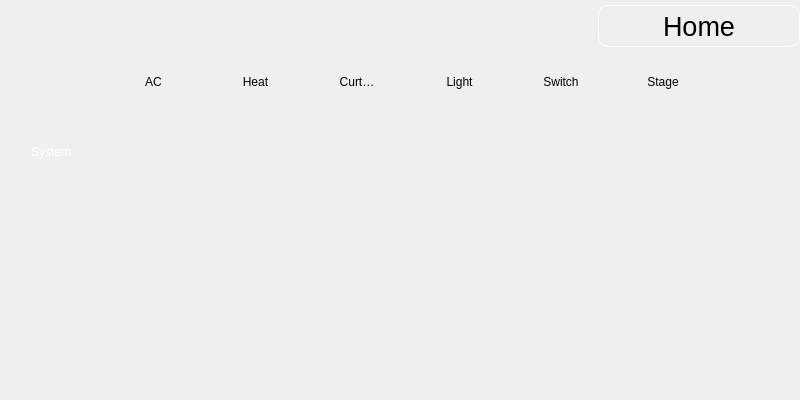
<?xml version="1.0" encoding="UTF-8"?>
<ui version="4.0">
 <class>MainHomePage</class>
 <widget class="QWidget" name="MainHomePage">
  <property name="geometry">
   <rect>
    <x>0</x>
    <y>0</y>
    <width>800</width>
    <height>400</height>
   </rect>
  </property>
  <property name="styleSheet">
   <string notr="true">
QLabel {
	border: 1px solid white;
	border-radius: 10px;
	min-width: 200px;
	min-height: 40px;
}

QListWidget {
	background: transparent;
	icon-size: 100px;
	margin: 0px;
	border-width: 0px;
	padding: 0px;
}

QListWidget QScrollBar {
	max-width: 1px;
	max-height: 1px;
}


QListWidget::item {
	margin: 28px;
	background: transparent;
}

 QListView::item:pressed {
     border: 2px solid red;
 }

 </string>
  </property>
  <layout class="QGridLayout" name="gridLayout">
   <property name="leftMargin">
    <number>0</number>
   </property>
   <property name="topMargin">
    <number>5</number>
   </property>
   <property name="rightMargin">
    <number>0</number>
   </property>
   <property name="bottomMargin">
    <number>0</number>
   </property>
   <property name="spacing">
    <number>0</number>
   </property>
   <item row="0" column="0">
    <spacer name="horizontalSpacer">
     <property name="orientation">
      <enum>Qt::Horizontal</enum>
     </property>
     <property name="sizeHint" stdset="0">
      <size>
       <width>241</width>
       <height>20</height>
      </size>
     </property>
    </spacer>
   </item>
   <item row="0" column="1">
    <widget class="QLabel" name="titleLabel">
     <property name="font">
      <font>
       <pointsize>20</pointsize>
      </font>
     </property>
     <property name="text">
      <string>Home</string>
     </property>
     <property name="alignment">
      <set>Qt::AlignCenter</set>
     </property>
    </widget>
   </item>
   <item row="1" column="0" colspan="2">
    <widget class="QListWidget" name="listWidget">
     <property name="frameShape">
      <enum>QFrame::NoFrame</enum>
     </property>
     <property name="frameShadow">
      <enum>QFrame::Plain</enum>
     </property>
     <property name="verticalScrollBarPolicy">
      <enum>Qt::ScrollBarAlwaysOff</enum>
     </property>
     <property name="horizontalScrollBarPolicy">
      <enum>Qt::ScrollBarAlwaysOff</enum>
     </property>
     <property name="autoScroll">
      <bool>false</bool>
     </property>
     <property name="movement">
      <enum>QListView::Static</enum>
     </property>
     <property name="flow">
      <enum>QListView::LeftToRight</enum>
     </property>
     <property name="isWrapping" stdset="0">
      <bool>true</bool>
     </property>
     <property name="resizeMode">
      <enum>QListView::Adjust</enum>
     </property>
     <property name="viewMode">
      <enum>QListView::IconMode</enum>
     </property>
     <property name="uniformItemSizes">
      <bool>true</bool>
     </property>
     <property name="selectionRectVisible">
      <bool>false</bool>
     </property>
     <property name="currentRow">
      <number>7</number>
     </property>
     <item>
      <property name="flags">
       <set>NoItemFlags</set>
      </property>
     </item>
     <item>
      <property name="text">
       <string>AC</string>
      </property>
      <property name="icon">
       <iconset resource="../res/hac.qrc">
        <normaloff>:/Hac/air-conditioning.png</normaloff>:/Hac/air-conditioning.png</iconset>
      </property>
     </item>
     <item>
      <property name="text">
       <string>Heat</string>
      </property>
      <property name="icon">
       <iconset resource="../res/hac.qrc">
        <normaloff>:/Hac/earth-heating.png</normaloff>:/Hac/earth-heating.png</iconset>
      </property>
     </item>
     <item>
      <property name="text">
       <string>Curtains</string>
      </property>
      <property name="icon">
       <iconset resource="../res/hac.qrc">
        <normaloff>:/Hac/BB2.png</normaloff>:/Hac/BB2.png</iconset>
      </property>
     </item>
     <item>
      <property name="text">
       <string>Light</string>
      </property>
      <property name="icon">
       <iconset resource="../res/hac.qrc">
        <normaloff>:/Hac/lighting.png</normaloff>:/Hac/lighting.png</iconset>
      </property>
     </item>
     <item>
      <property name="text">
       <string>Switch</string>
      </property>
      <property name="icon">
       <iconset resource="../res/hac.qrc">
        <normaloff>:/Hac/BB3.png</normaloff>:/Hac/BB3.png</iconset>
      </property>
     </item>
     <item>
      <property name="text">
       <string>Stage</string>
      </property>
      <property name="icon">
       <iconset resource="../res/hac.qrc">
        <normaloff>:/Hac/stage.png</normaloff>:/Hac/stage.png</iconset>
      </property>
     </item>
     <item>
      <property name="text">
       <string>System</string>
      </property>
      <property name="icon">
       <iconset resource="../res/hac.qrc">
        <normaloff>:/Hac/BB4.png</normaloff>:/Hac/BB4.png</iconset>
      </property>
     </item>
    </widget>
   </item>
  </layout>
 </widget>
 <resources>
  <include location="../res/hac.qrc"/>
 </resources>
 <connections/>
</ui>
